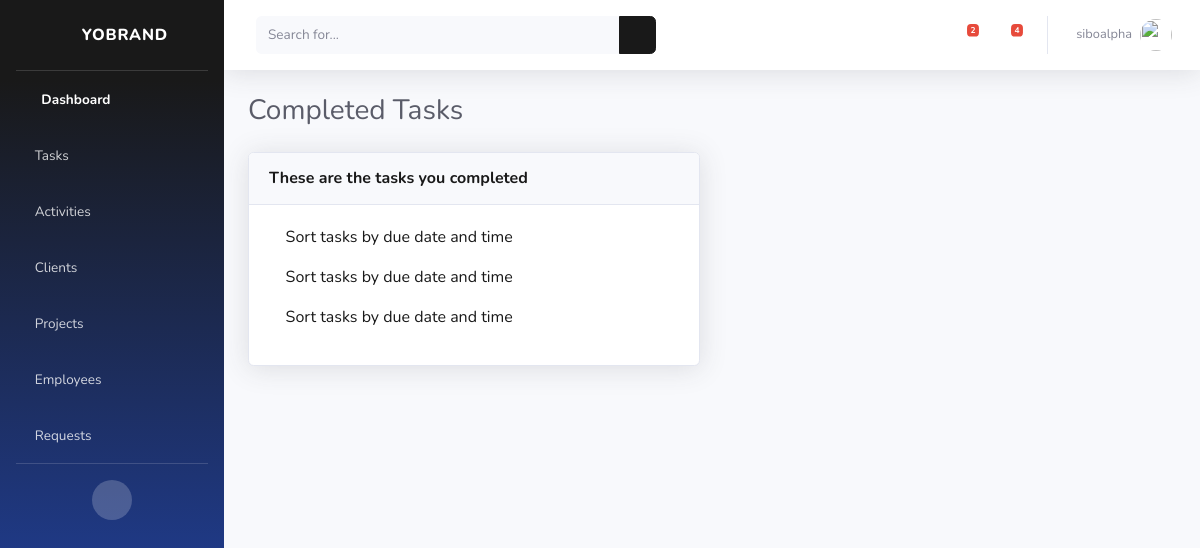
/tasks-completed/ (signed in), run on the app's committed database.
### cms/models.py (models this page shows, shortened)
class Task(models.Model):
    title = models.CharField(max_length=40, null=True)
    description = models.TextField(max_length=200, null=True)
    employee = models.ForeignKey(User, on_delete=models.SET_NULL, null=True)
    project = models.ForeignKey(Project, on_delete=models.SET_NULL ,null=True)
    complete = models.BooleanField(default=False)
    due_date = models.DateField(auto_now_add=False, null=True)
    due_time = models.TimeField(auto_now_add=False, null=True)

### cms/views.py (the view)
# urls.py: path('tasks-completed/', views.tasksCompleted, name="tasks-completed"),
@login_required(login_url='login')
def tasksCompleted(request):
    tasks = Task.objects.filter(employee=request.user)
    tasks_count = tasks.filter(complete = False ).count()
    tasks_notification = Task.objects.filter(employee=request.user, complete = False).count()
    requests = EmployeeRequest.objects.all()
    requests_notification = requests.count
    context = {'tasks': tasks, 'tasks_notification': tasks_notification, 'requests':requests, 'requests_notification': requests_notification}
    return render(request, 'cms/tasks-completed.html', context)

### cms/models.py (called while the page is built)
    def shortrequest(self):
        return self.description[0:50]+"..."

### cms/templates/cms/tasks-completed.html
{% extends 'cms/base.html' %}
{% block content %}
<div class="container-fluid">
    <div class="d-sm-flex align-items-center justify-content-between mb-4">
        <h1 class="h3 mb-0 text-gray-800">Completed Tasks</h1>
    </div>
    <div class="row">
        <div class="col-lg-6">
            <div class="card shadow mb-4">
                <div class="card-header py-3 d-flex flex-row align-items-center justify-content-between">
                    <h6 class="m-0 font-weight-bold text-primary"> These are the tasks you completed</h6>
                </div>
                <div class="card-body">
                    {% for task in tasks %}
                    {% if task.complete %}
                    <a href="{% url 'tasks' %}">
                        <p><span><i class="far fa-check-circle" style='color:green'></i><span> </span>{{task.title}}</p>
                    </a>
                    {% endif %}
                    {% endfor %}
                </div>
            </div>
        </div>
    </div>
</div>
{% endblock %}

### cms/templates/cms/base.html (shortened to what this page needs)
<!DOCTYPE html>
{% load static %}
<html lang="en">
<head>
    <link href="{% static 'vendor/fontawesome-free/css/all.min.css' %}" rel="stylesheet" type="text/css">
    <link href="{% static 'css/sb-admin-2.min.css' %}" rel="stylesheet">
</head>
<body id="page-top">
    <div id="wrapper">
        <ul class="navbar-nav bg-gradient-primary sidebar sidebar-dark accordion" id="accordionSidebar">
            <a class="sidebar-brand d-flex align-items-center justify-content-center" href="{% url 'dashboard' %}">
                <div class="sidebar-brand-icon rotate-n-15">
                    <i class="fas fa-laugh-wink"></i>
                </div>
                <div class="sidebar-brand-text mx-3">Yobrand</div>
            </a>
            <hr class="sidebar-divider my-0">
            <li class="nav-item active">
                <a class="nav-link" href="{% url 'dashboard' %}">
                    <i class="fas fa-fw fa-tachometer-alt"></i>
                    <span>Dashboard</span></a>
            </li>
            <li class="nav-item">
                <a class="nav-link collapsed" href="#" data-toggle="collapse" data-target="#menuItemTasks"
                    aria-expanded="true" aria-controls="menuItemTasks">
                    <i class="fas fa-clipboard-list"></i>
                    <span>Tasks</span>
                </a>
            </li>
            <li class="nav-item">
                <a class="nav-link collapsed" href="#" data-toggle="collapse" data-target="#menuItemActivities"
                    aria-expanded="true" aria-controls="menuItemActivities">
                    <i class="fas fa-network-wired"></i>
                    <span>Activities</span>
                </a>
            </li>
            <li class="nav-item">
                <a class="nav-link collapsed" href="#" data-toggle="collapse" data-target="#menuItemClients"
                    aria-expanded="true" aria-controls="menuItemClients">
                    <i class="fas fa-users"></i>
                    <span>Clients</span>
                </a>
            </li>
            <li class="nav-item">
                <a class="nav-link collapsed" href="#" data-toggle="collapse" data-target="#menuItemProjects"
                    aria-expanded="true" aria-controls="menuItemProjects">
                    <i class="fas fa-database"></i>
                    <span>Projects</span>
                </a>
            </li>
            <li class="nav-item">
                <a class="nav-link collapsed" href="#" data-toggle="collapse" data-target="#menuItemEmployees"
                    aria-expanded="true" aria-controls="menuItemEmployees">
                    <i class="fas fa-users"></i>
                    <span>Employees</span>
                </a>
            </li>
            <li class="nav-item">
                <a class="nav-link collapsed" href="#" data-toggle="collapse" data-target="#menuItemRequests"
                    aria-expanded="true" aria-controls="menuItemRequests">
                    <i class="fas fa-comments"></i>
                    <span>Requests</span>
                </a>
            </li>
            <hr class="sidebar-divider d-none d-md-block">
            <div class="text-center d-none d-md-inline">
                <button class="rounded-circle border-0" id="sidebarToggle"></button>
            </div>
        </ul>
        <div id="content-wrapper" class="d-flex flex-column">
            <div id="content">
                <nav class="navbar navbar-expand navbar-light bg-white topbar mb-4 static-top shadow">
                    <form
                        class="d-none d-sm-inline-block form-inline mr-auto ml-md-3 my-2 my-md-0 mw-100 navbar-search">
                        <div class="input-group">
                            <input type="text" class="form-control bg-light border-0 small" placeholder="Search for..."
                                aria-label="Search" aria-describedby="basic-addon2">
                            <div class="input-group-append">
                                <button class="btn btn-primary" type="button">
                                    <i class="fas fa-search fa-sm"></i>
                                </button>
                            </div>
                        </div>
                    </form>
                    <ul class="navbar-nav ml-auto">
                        <li class="nav-item dropdown no-arrow mx-1">
                            <a class="nav-link dropdown-toggle" href="#" id="alertsDropdown" role="button"
                                data-toggle="dropdown" aria-haspopup="true" aria-expanded="false">
                                <i class="fas fa-bell fa-fw"></i>
                                {% if tasks_notification %}
                                <span class="badge badge-danger badge-counter">{{tasks_notification}}</span>
                                {% endif %}
                            </a>
                        </li>
                        <li class="nav-item dropdown no-arrow mx-1">
                            <a class="nav-link dropdown-toggle" href="#" id="messagesDropdown" role="button"
                                data-toggle="dropdown" aria-haspopup="true" aria-expanded="false">
                                <i class="fas fa-comments"></i>
                                <span class="badge badge-danger badge-counter">{{requests_notification}}</span>
                            </a>
                        </li>
                        <li class="nav-item dropdown no-arrow">
                            <a class="nav-link dropdown-toggle" href="#" id="userDropdown" role="button"
                                data-toggle="dropdown" aria-haspopup="true" aria-expanded="false">
                                <span class="mr-2 d-none d-lg-inline text-gray-600 small">{{request.user}}</span>
                                <img class="img-profile rounded-circle" src="{% static 'img/undraw_profile.svg' %}">
                            </a>
                        </li>
                    </ul>
                </nav>
                {% block content%}
                {% endblock %}
</body>
</html>

### data on the page
Task: title "Sort tasks by due date and time"
Task: title "Sort tasks by due date and time"
Task: title "Sort tasks by due date and time"

### other printed values
{{ tasks_notification }} "2"
{{ requests_notification }} "4"
{{ request.user }} "siboalpha"
